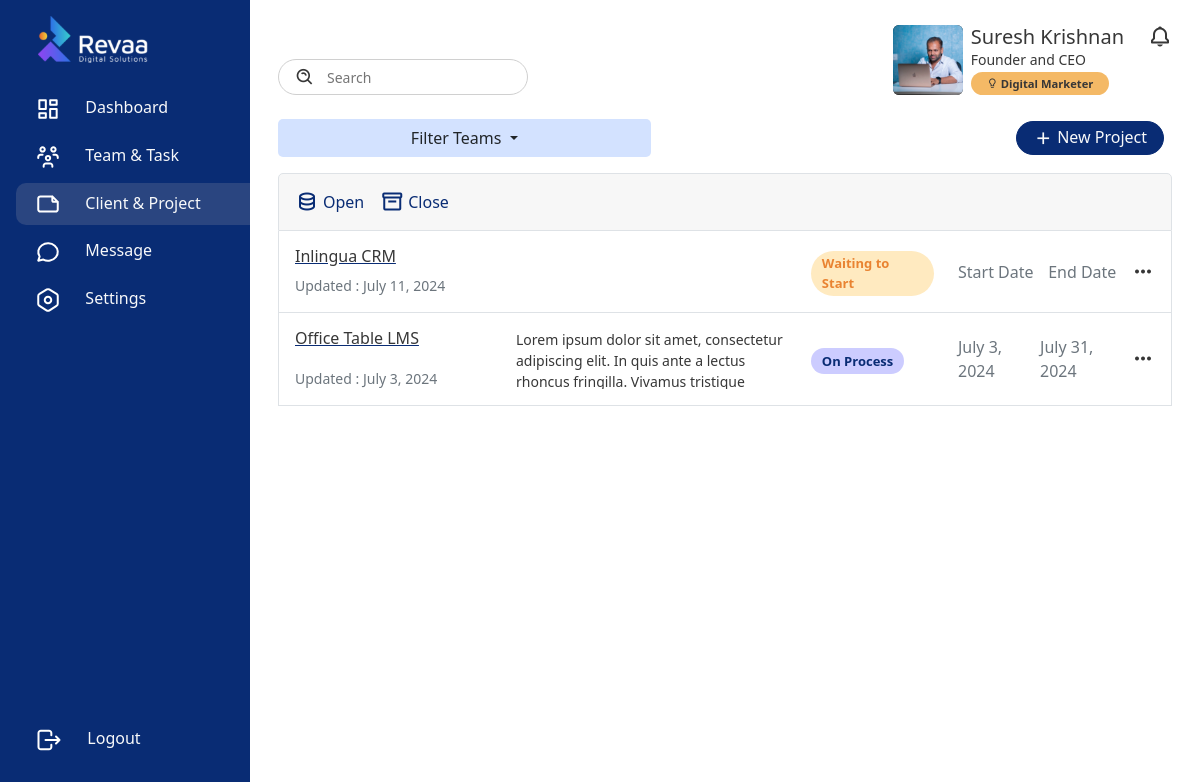
Page /project/ (signed in) on the earlier database version.
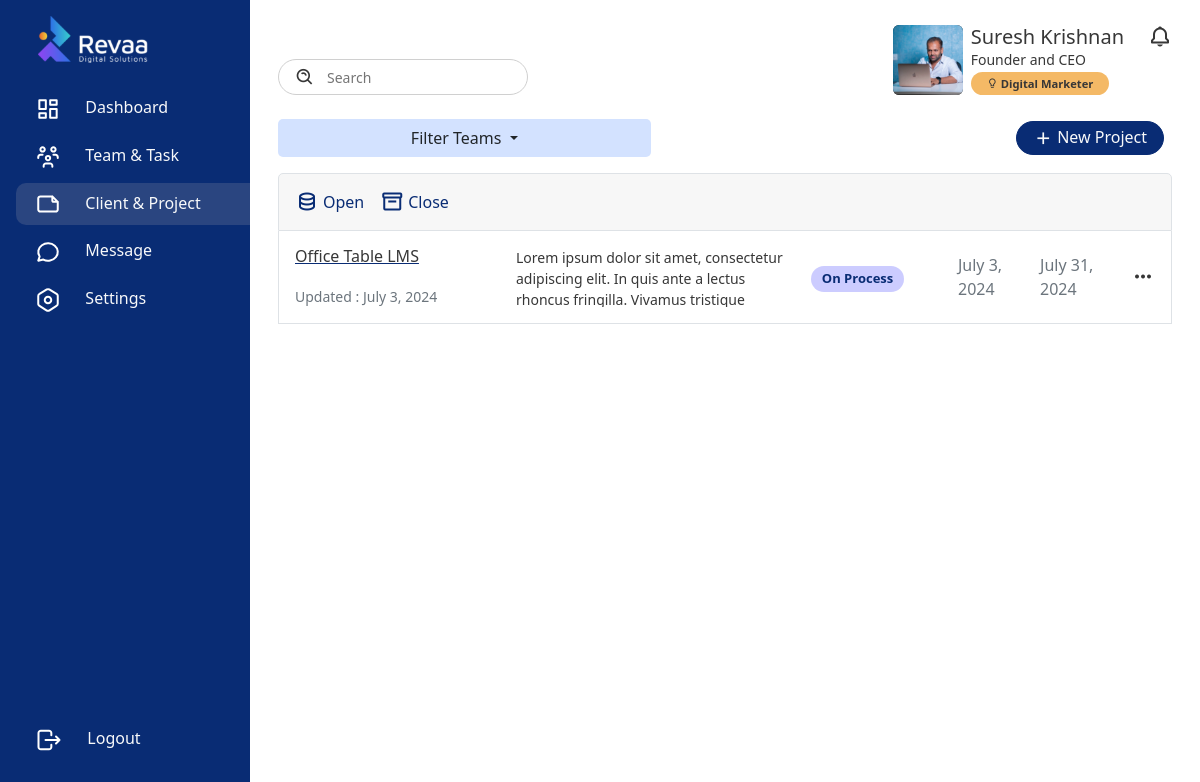
Same page on the later database version.
### frontend/models.py (models this page shows, shortened)
class Project(models.Model):
    WAITING_TO_START = 'Waiting to Start'
    DROPPED = 'Dropped'
    HOLD = 'Hold'
    ON_PROCESS = 'On Process'
    COMPLETED = 'Completed'
    CLOSED = 'Closed'
    STATUS_CHOICES = [
        (WAITING_TO_START, 'Waiting to Start'),
        (DROPPED, 'Dropped'),
        (HOLD, 'Hold'),
        (ON_PROCESS, 'On Process'),
        (COMPLETED, 'Completed'),
        (CLOSED, 'Closed'),
    ]
    HIGH = 'High'
    MEDIUM = 'Medium'
    LOW = 'Low'
    PRIORITY_CHOICES = [
        (HIGH, 'High'),
        (MEDIUM, 'Medium'),
        (LOW, 'Low'),
    ]
    project_img = models.ImageField(upload_to='path/to/upload/', null=True, blank=True)
    client = models.ForeignKey(customersTable, on_delete=models.CASCADE)
    project_name = models.CharField(max_length=255)  # Added max_length for project name
    project_description = models.TextField(null=True, blank=True)  # Fixed typo from project_discription to project_description
    start_date = models.DateField(null=True, blank=True)
    end_of_date = models.DateField(null=True, blank=True)
    status = models.CharField(choices=STATUS_CHOICES, default=WAITING_TO_START, max_length=16, null=True, blank=True)
    priority = models.CharField(choices=PRIORITY_CHOICES, max_length=10, null=True, blank=True)
    team = models.ForeignKey(Team, on_delete=models.SET_NULL, related_name='projects', null=True)
    created_by = models.ForeignKey(User, on_delete=models.SET_NULL, related_name='projects_created', null=True)
    created_date = models.DateField(auto_now_add=True)
    updated_by = models.ForeignKey(User, on_delete=models.SET_NULL, related_name='projects_updated', null=True)
    updated_date = models.DateField(auto_now=True)

### frontend/functions/project.py (the view, shortened to what this page needs)
# urls.py: path('project/', project.projects_page, name='project'),
@login_required(login_url='login')
def projects_page(request):
    context = {
        'Project': 'active',
        'all_teams': Team.objects.all(),
        'all_projects': Project.objects.exclude(status='Closed').order_by('-id'),
        'closed_projects': Project.objects.filter(status='Closed'),
        'all_customers': customersTable.objects.all()[::-1]
    }
    return render(request, 'tmt-tool/project.html', context)

### frontend/models.py (called while the page is built)
    def __str__(self):
        return self.name

    def __str__(self):
        return self.companyname

### templates/tmt-tool/project.html (shortened to what the changed rows need)
{% extends 'base.html' %}
{% load static %}
{% block container %}
<div class="d-flex">
    <div class="content w-100">
        <div class="container mt-4">
            <div class="card">
                {% if all_projects %}
                {% for project in all_projects %}
                <div class="card-body border border-top-0 p-3">
                    <div class="row" style="max-height: 60px;">
                        <div class="col-3 d-flex flex-column align-items-start justify-content-between">
                            <div>
                                <a href="{% url 'singleprojectopen' pk=project.pk %}"><h6  class="text-truncate" style="width: 200px;">{{project.project_name}}</h6></a>
                            </div>
                            <p class="m-0 p-0 small text-muted">Updated : {{project.updated_date}}</p>
                        </div>
                        <div class="col-4 d-flex flex-column align-items-start justify-content-center">
                            <small style="max-height: 60px; overflow-y: hidden;">
                                {{ project.project_description }}
                            </small>
                        </div>
                        <div class="col-2  d-flex align-items-center">
                            {% if project.status %}
                            <p class="m-0 p-0
                            {% if project.status == 'Waiting to Start' %}
                            cs-alert-orange
                            {% elif project.status == 'Hold' %}
                            cs-alert-danger
                            {% elif project.status == 'Closed' %}
                            cs-alert-danger
                            {% elif project.status == 'Completed' %}
                            cs-alert-green
                            {% elif project.status == 'On Process' %}
                            cs-alert-primary
                            {% endif %}
                            mt-1">
                            {{project.status}}</p>
                            {% else %}
                            <p class="m-0 p-0 cs-alert-yellow mt-1">Status</p>
                            {% endif %}
                        </div>
                        <div class="col-3 d-flex align-items-center justify-content-between">
                            {% if project.start_date %}
                            <p class="m-0 p-0 text-muted">{{project.start_date}}</p>
                            {% else %}
                            <p class="m-0 p-0 text-muted">Start Date</p>
                            {% endif %}
                            {% if project.end_of_date %}
                            <p class="m-0 p-0 text-muted">{{project.end_of_date}}</p>
                            {% else %}
                            <p class="m-0 p-0 text-muted">End Date</p>
                            {% endif %}
                            <div class="btn-group">
                                <i class='bx bx-dots-horizontal-rounded fs-4' data-bs-toggle="dropdown" aria-expanded="false"></i>
                            </div>
                        </div>
                    </div>
                </div>
                {% endfor %}
                {% endif %}
              </div>
        </div>
    </div>
</div>
{% endblock %}

Differences in the rows shown:
no longer on this page (row edited): Project: project_name "Inlingua CRM", updated_date "July 11, 2024", status "Waiting to Start", shows "Start Date", shows "End Date"
